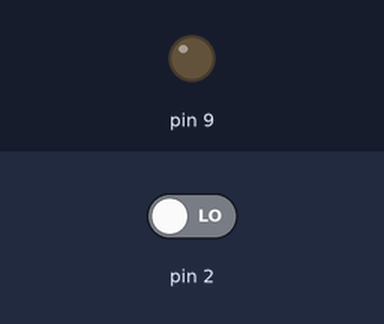
The sketch below on a simulated Arduino Uno, built with avr-gcc and run on an emulated ATmega328P. On the bench: output pins drawn as LEDs (lit = HIGH). Inputs (shaded band) come from the test bench; at power-on: pin 2 LOW.

Above: at 5.0 s.
5.1 s: pin 2 driven HIGH
At 5.4 s:
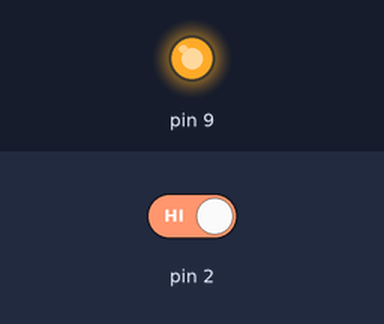
6.6 s: pin 2 driven LOW
At 7.7 s:
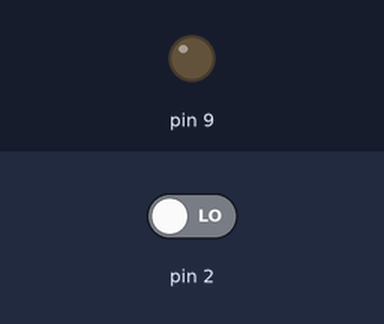
Timing chart, 0 to 9.6 s (numbered marks = the images above; inputs shaded):
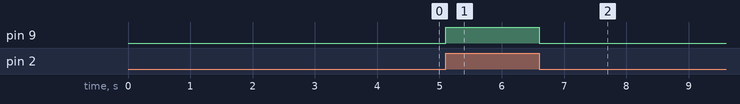

Measured:
- after the input at 5.1 s, pin 9: LOW → HIGH at once
- after the input at 6.6 s, pin 9: HIGH → LOW at once

The sketch:

interrupt.ino
```cpp
/****************************************************************
 * This is simple blinking led program.
 * You can find register summary in 428 page of
 * atmega328p.pdf and pinout in pinout.png.
 * Led on pin 9, it is PORTB1 and have offset 0x25.
 * Any logical change on INT0 - pin2 invoke IRQ().
 ****************************************************************/
#include <avr/interrupt.h>


/*
 * Define offset to our registers.
 */
#define OFFSET_EICRA    0x69
#define OFFSET_EIMSK    0x3D
#define OFFSET_DDR_B    0x24
#define OFFSET_PORT_B   0x25

/*
 * Mapped
 */
#define EICR_A  *((volatile unsigned char *)OFFSET_EICRA)
#define EIMS_K  *((volatile unsigned char *)OFFSET_EIMSK)
#define DDR_B   *((volatile unsigned char *)OFFSET_DDR_B)
#define PORT_B  *((volatile unsigned char *)OFFSET_PORT_B)

/*
 * Configure DDRB as output
 */
void init_gpio()
{
        DDR_B = 1 << 1;
}

/*
 * Init external interrupt.
 */
void init_int()
{
        /*
         * Clear interrupt flag.
         */
        cli();

        /*
         * Init INT0 change.
         */
        EIMS_K = 1 << 0;
        EICR_A = 1 << 0;

        /*
         * Enable interrupt.
         */
        sei();
}

/*
 * Main function.
 */
int main () {
        /*
         * Init all modules.
         */
        init_gpio();
        init_int();

        /*
         * Infinite loop.
         */
        while (1) {
        }
}

/*
 * Interrupt service routine.
 * Change led state.
 */
ISR(INT0_vect)
{
        PORT_B ^= 1 << 1;
}
```
